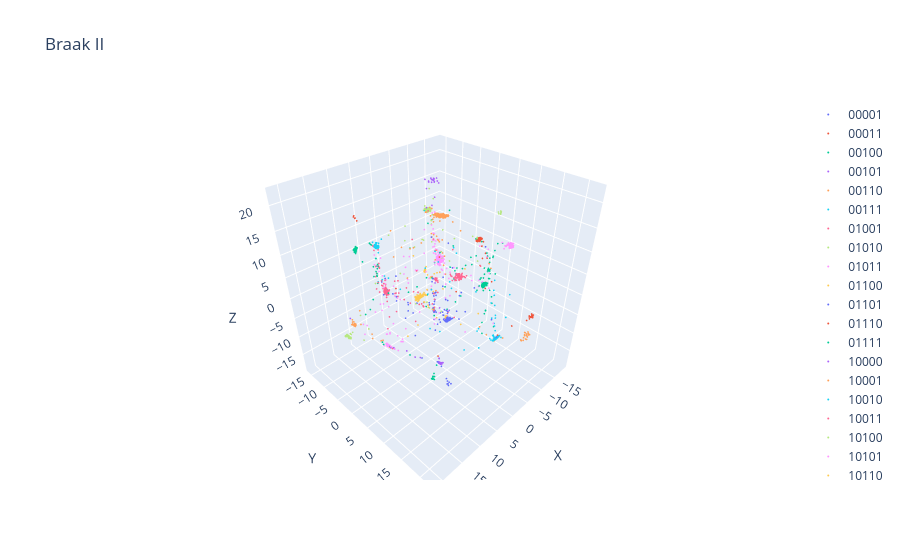
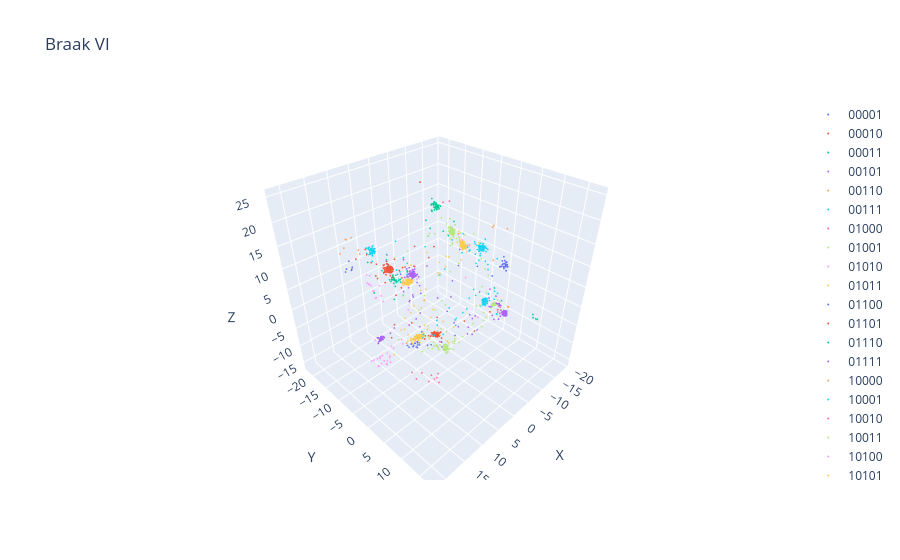
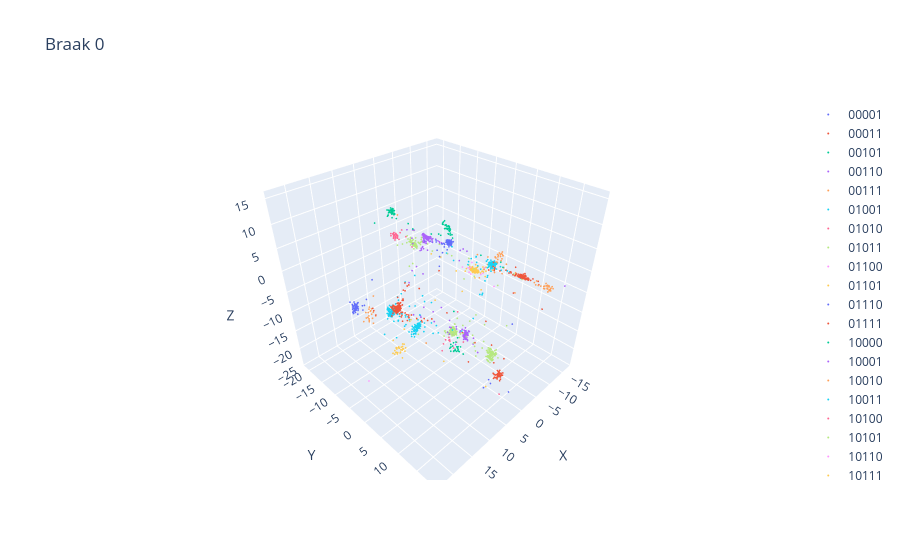
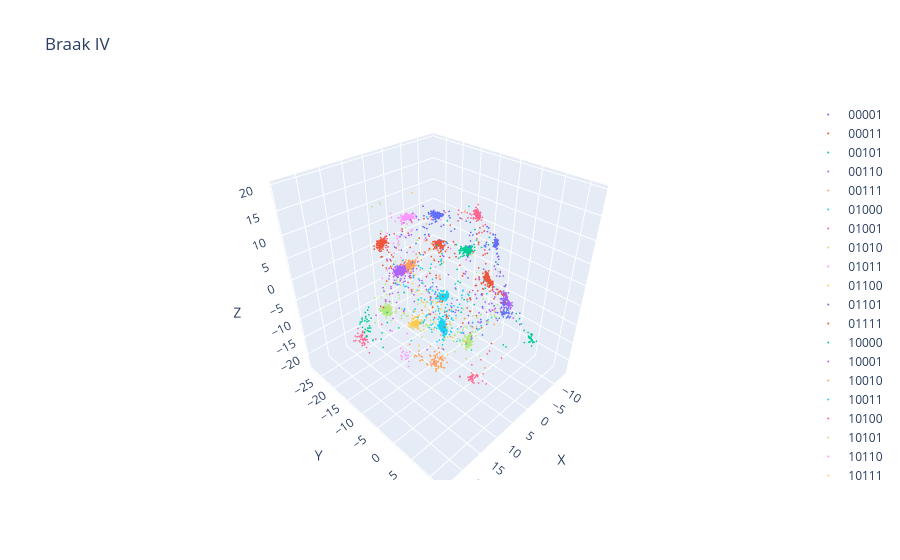

The notebook cell these images were saved under, in order:
### Code cell
from plotly3d.plot import scatter
for res_dict in res:
    z_pred = res_dict['z_pred']
    classes = res_dict['classes']
    section = res_dict['section']
    braak = section_dict[section]
    # scprep.plot.scatter2d(z_pred, title=braak, ticks=False,c=classes, figsize=(10,10), s=10)
    # scprep.plot.scatter2d(z_pred, title=braak, ticks=False,c=classes, figsize=(10,10), s=10)
    fig = scatter(z_pred, classes, title=braak)
    fig.show()
